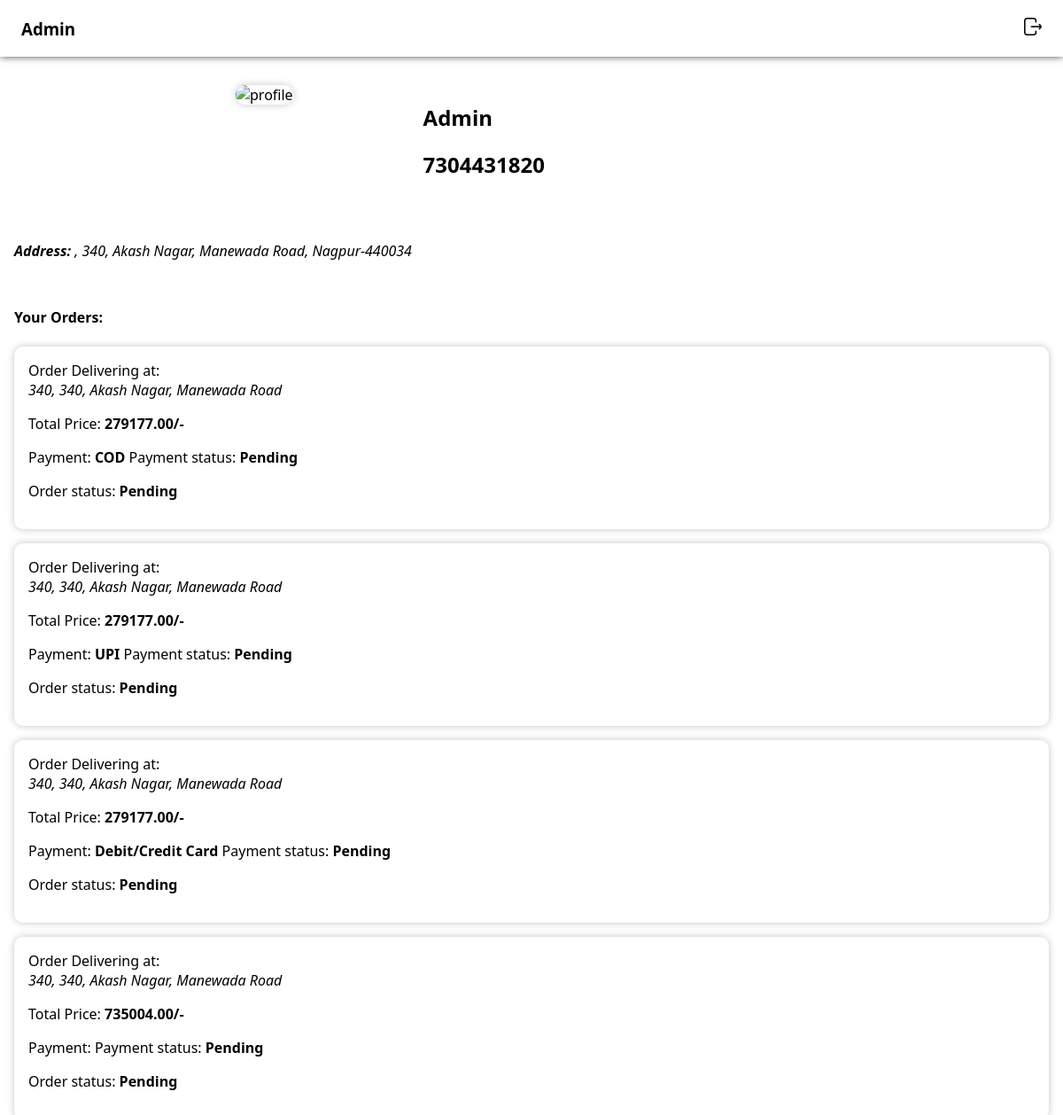
/profile/ (signed in), run on the app's committed database.
### store/models.py (models this page shows, shortened)
class Customer(models.Model):
    user = models.OneToOneField(User, on_delete=models.CASCADE)
    phone = models.BigIntegerField()
    plot_no = models.TextField(default=None)
    streetaddr = models.TextField()
    city = models.CharField(max_length=20, default=None)
    pincode = models.PositiveIntegerField()

class Order(models.Model):
    user = models.ForeignKey(User, on_delete=models.CASCADE, default=None)
    order = models.ManyToManyField(OrderItem)
    delivery_address = models.CharField(max_length=300, default=None)
    total_price = models.DecimalField(max_digits=10, decimal_places=2)
    payment_mode = models.CharField(max_length=20,choices=MODES, default=None)
    payment_status = models.CharField(max_length=20,choices=PAY_STATUS, default='Pending')
    order_status = models.CharField(max_length=20,choices=STATUS_CHOICES, default='Pending')

### store/views.py (the view)
# urls.py: path('profile/',views.profile, name='user profile'),
def profile(request):
    print(request.user.id)
    if(request.user.id is not None):
        customer = Customer.objects.get(user=request.user) if Customer.objects.filter(user=request.user).exists() else None
        orders = Order.objects.filter(user=request.user)
        return render(request, 'profile.html', {'logo': "Profile",'customer':customer,'orders':orders})
    else:
        return render(request, 'profile.html')

### static/templates/profile.html (shortened to what this page needs)
<!DOCTYPE html>
<html lang="en">
<head>
    {% load static %}
    <link rel="stylesheet" href="{% static '/css/style.css' %}">
</head>
<body>
    <div id="header">
        <h3 class="logo">{% if user.is_authenticated %}{{user.first_name}} {{user.last_name}}{% else %}Login or Sign Up{% endif %}</h3>
        <div id="mob-nav">
            <ul>
                {% if user.is_authenticated %}
                    <li><a href="/logout"><img src="{% static '/images/logout.png' %}" alt="logout" class="icon-img search"></a></li>
                {% endif %}
            </ul>
        </div>
    </div>
    {% if user.is_authenticated %}
        <div id="profile-container">
            <div id="profile-head">
                <img src="{% static '/images/user.png' %}" alt="profile" id="profile-img"/>
            </div>
            <div id="profile-card">
                <h2>{{user.first_name}} {{user.last_name}}</h2>
                <h2>{{user.username}}</h2>
            </div>
        </div>
        <div id="user-details">
            <address><strong>Address: </strong>{{customer.plot_no}}, {{customer.streetaddr}}, {{customer.city}}-{{customer.pincode}}</address>
        </div>
        <div id="order-details">
            <h4>Your Orders:</h4>
            {%for order in orders%}
            <div class="order-card">
                Order Delivering at:
                <address>
                    {{order.delivery_address}}
                </address>
                <p>
                    Total Price: <strong>{{order.total_price}}/-</strong>
                </p>
                <p>
                    Payment: <strong>{{order.payment_mode}}</strong>  Payment status: <strong>{{order.payment_status}}</strong>
                </p>
                <p>
                    Order status: <strong>{{order.order_status}}</strong>
                </p>
            </div>
            {% endfor %}
        </div>
    {% endif %}
</body>
</html>

### static/css/style.css (style rules this page uses)
body { margin: 0; font-family:'Segoe UI', Tahoma, Geneva, Verdana, sans-serif; }
a { text-decoration: none; color: black; }
#header { width: 100%; height: 4rem; position: sticky; z-index: 1000; top: 0; display: flex; justify-content: space-between; align-items: center; background-color: white; box-shadow: 0 0 8px #000000b4; transition: all 0.4s ease; }
#header .logo, #footer .logo { padding: 1rem 1.5rem; }
.icon-img { width: 36px; padding: 0.5rem; cursor: pointer; background-color: transparent; }
#mob-nav ul { display: flex; align-items: center; list-style-type: none; margin: 0; gap: 1rem; padding-left: 0; padding-right: 1rem; }
ul { list-style-type: none; padding-left: 0; }
h2 { text-align: center; }
#profile-container { width: min(100%,700px); margin: 1rem auto; height: 10rem; display: flex; justify-content: space-between; align-items: flex-start; padding: 1rem; gap: 1rem; }
div#profile-head { width: 30%; }
#profile-img { width: min(100%,125px); aspect-ratio: 1/1; border-radius: 300px; box-shadow: 0 0 10px #c9c9c9; }
#profile-card { width: 70%; }
#profile-card h2 { text-align: left; }
#user-details { padding: 1rem; }
#order-details { padding: 1rem; }
.order-card { width: 100%; padding: 1rem; margin: 1rem auto; box-shadow: 0 0 8px #c4c4c4; border-radius: 10px; }
* { box-sizing: border-box; }

### data on the page
Customer: streetaddr "340, Akash Nagar, Manewada Road", city "Nagpur", pincode "440034"
Order: delivery_address "340, 340, Akash Nagar, Manewada Road", total_price "279177.00", payment_mode "COD", payment_status "Pending", order_status "Pending"
Order: delivery_address "340, 340, Akash Nagar, Manewada Road", total_price "279177.00", payment_mode "UPI", payment_status "Pending", order_status "Pending"
Order: delivery_address "340, 340, Akash Nagar, Manewada Road", total_price "279177.00", payment_mode "Debit/Credit Card", payment_status "Pending", order_status "Pending"
Order: delivery_address "340, 340, Akash Nagar, Manewada Road", total_price "735004.00", payment_status "Pending", order_status "Pending"

### other printed values
{{ user.first_name }} "Admin"
{{ user.username }} "7304431820"
